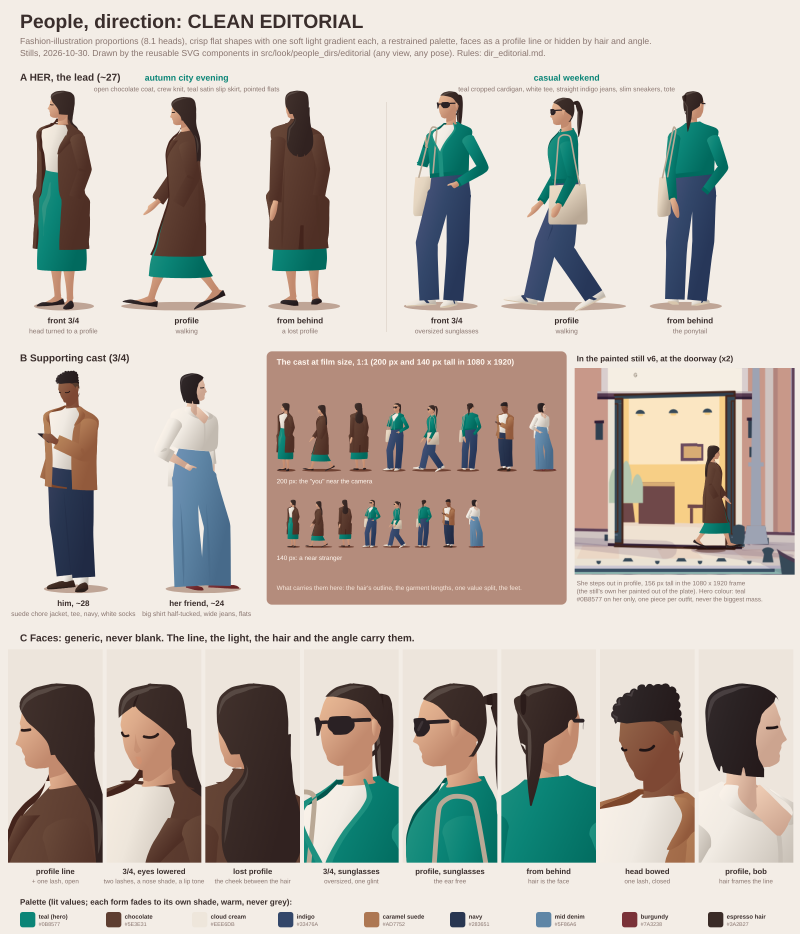
#> input picture video/docs/look/people_design/dir_editorial.png, 2400 x 2800 px, given in place of v1_t1.png, which was not available (shown at 1/3 size); the run also reads 1 picture not shown here
$ python diagnose_sheet.py
#> lines starting #> are read from the running program, lines starting #| are printed output that depends on the picture
#!/usr/bin/env python3
"""Builds diagnose_sheet.png (next to this file): every person we have drawn, cropped and scaled to the same figure
height, side by side, grouped by source and tagged with the causes ranked in diagnose.md.

    python3 docs/look/people_design/diagnose_sheet.py            # from video/; work files in out/people_design/
    python3 docs/look/people_design/diagnose_sheet.py --work DIR --out PATH

Sources (all in the repo): the masters of v1, v2 and v3 and the v3 G5b draft (`deliverables/`; full-res frames are
extracted with ffmpeg into the work dir), the v2r cast sheet (`KitCast`, src/entry-v2r-cast.tsx) and the first v2
kit sheet (`KitSheet2`, src/entry-v2-kit.tsx: the faces), both rendered 1:1 with Remotion into the work dir if
missing, the painted still v6, the people sheet, the archived v2 G4 desk still, and the owner's references
(refs_human_scale/, assets/ref/ = reference 1). Missing work files are made once; the build itself is pure Pillow
and deterministic. Fonts: Inter (/usr/share/fonts/opentype/inter).

The paths below are the sources of their day. Since 2026-10-29 the v1 code (src/scenes/...) is in archive/v1/ and the
first v2 kit (src/entry-v2-kit.tsx, src/v2/film/kit/) in archive/v2-first/: they no longer build from there, so a
missing kitsheet2.png renders only in a checkout of commit 56f905df (git worktree add <dir> 56f905df).
"""
import argparse
import os
import subprocess
import sys

import numpy as np
from PIL import Image, ImageDraw, ImageFont

HERE = os.path.dirname(os.path.abspath(__file__))
VIDEO = os.path.abspath(os.path.join(HERE, '..', '..', '..'))  # video/
V6 = f'{VIDEO}/docs/studies/2026-10-28_city_posters/paint_test/paint_still_v6.png'
SHEET = f'{VIDEO}/docs/look/paint_recipes/people_sheet.png'
REFS = f'{VIDEO}/docs/look/refs_human_scale'
REF1 = f'{VIDEO}/assets/ref'
DESK = f'{VIDEO}/docs/v2/archive/restart_2026-10-27/g4/desk_B.png'
MASTERS = {
    'v1': f'{VIDEO}/deliverables/v1/php2shell_final.mp4',
    'v2': f'{VIDEO}/deliverables/v2/v2r_G7_master_v1.mp4',
    'v3': f'{VIDEO}/deliverables/v3/v3_final.mp4',
    'v3g5b': f'{VIDEO}/deliverables/v3/v3_g5b.mp4',
}
FRAMES = {'v1': [1, 18, 21, 23, 36], 'v2': [2, 5.2, 9, 17.5, 36], 'v3': [1, 22], 'v3g5b': [7, 9.5, 19.5, 24]}
RENDERS = {  # file: (entry, composition, frame)
    'kitcast.png': ('src/entry-v2r-cast.tsx', 'KitCast', 0),
    'kitsheet2.png': ('src/entry-v2-kit.tsx', 'KitSheet2', 90),
}

FIG_H = 300   # every full figure is scaled to this height (head top to feet)
CAP_H = 112   # the caption block under each cell
GAP = 18
SHEET_W = 3560
MARGIN = 40

FONT_DIR = '/usr/share/fonts/opentype/inter/'


def font(name, size):
    return ImageFont.truetype(FONT_DIR + name, size)


INK = (43, 30, 34)
MUTED = (110, 96, 100)
RED = (196, 40, 52)
BG = (246, 241, 236)
CELLBG = (255, 255, 255)

# The causes, ranked in diagnose.md (the number IS the rank).
CAUSES = {1: 'BODY', 2: 'CLOTHES', 3: 'HAIR', 4: 'COLOUR', 5: 'POSE', 6: 'RENDER', 7: 'FACE', 8: 'DETAIL', 9: 'TELLS'}
TAGC = {1: (196, 40, 52), 2: (200, 96, 28), 3: (150, 92, 20), 4: (40, 120, 110), 5: (60, 110, 40), 6: (70, 70, 150),
        7: (160, 50, 120), 8: (110, 80, 60), 9: (90, 90, 90)}
LEGEND = [
    (1, "BODY: a toddler's or a toy's body under adult clothes: 3.7-4.9 heads (refs 6.7-7.4; 4-5 heads is a 1-3-year-old's ratio), a compass-circle head 0.8x the shoulders' width (refs ~0.4x) with ears stuck out, no neck, a tombstone torso, 0.2-0.34 H of leg, bar limbs, puck feet, mittens."),
    (2, 'CLOTHES: no fashion: one generic sack coat + two leg tubes on everyone, no fabric, drape or fit; the garments that do read are 2010s or older (trench + back bow, belted A-line coat + tights + ankle boots, apron, lanyard, panama, pom-pom, earmuffs, cable knit).'),
    (3, 'HAIR: balls and helmets in one flat colour (a comb-line bowl cut, a bun as a 2nd ball, a bumpy curls circle, a straight curtain, a carrot ponytail); silver, balding and granny-bun heads; teal hair; no current cut. From behind, the hair is the main cue.'),
    (4, "COLOUR: dressed in the set's paint (all of v1's coats and its skin = wall tokens; 8 of v2r's 11 coats and all 5 skins = facade, paving, leaf, window and caption tokens): dusty mid-tones, skin like plaster or brick (hue 40-43), no black / white / denim / grey base; a patchwork, never one value shape."),
    (5, 'POSE: stiff tokens: upright, symmetric, feet together, arms hidden inside the coat (v2r backs) or one straight tube; clones in lockstep; no weight shift, no attitude (a pocket, a strap, a phone, a coffee).'),
    (6, 'RENDER: a clip-art finish: thick uniform dark outlines (~1.5-3 % of the height: v1, v2 first pass, v3), pure-white rim strips, ruled quilting; v2r flat and lightless; the refined her a crisp vector sticker inside a painted world.'),
    (7, 'FACE: when shown, dot eyes + a C-nose + one mouth line (the 2018-21 corporate flat / emoji face) on a circle; a profile = a skin crescent cut out of the hair ball (a mask).'),
    (8, 'DETAIL: spent on icons (badges, backpack rectangles, bows, a plant, a clipboard, headphone discs, a pencil in a bun) instead of the hair shape, the garment silhouette, trouser width + shoe, one bag shape.'),
    (9, 'TELLS: cheap artifacts: the headless walker under the arch (v6), split stick legs, 9 identical ghosts in lockstep, a third of the frame filled with balloon heads (v1).'),
]


def frame_name(film, t):
    return f'{film}_t{t:g}.png'


def prepare(work):
    """Extracts the master frames and renders the two kit sheets into `work` (only what is missing)."""
#> called with work = 'video/out/people_design'
    os.makedirs(work, exist_ok=True)
    for film, times in FRAMES.items():
        for t in times:
            out = os.path.join(work, frame_name(film, t))
            if not os.path.exists(out):
                subprocess.run(['nice', '-n', '10', 'ffmpeg', '-v', 'error', '-threads', '1', '-ss', f'{t:g}', '-i',
                                MASTERS[film], '-frames:v', '1', out], check=True)
#> (the call stopped at in prepare, `subprocess.run(['nice', '-n', '10', 'ffmpeg', '-v', 'error', '-threads..`: subprocess is not available in this run)
    for name, (entry, comp, frame) in RENDERS.items():
        out = os.path.join(work, name)
        if not os.path.exists(out):
            subprocess.run(['nice', '-n', '10', 'npx', 'remotion', 'still', entry, comp, out, f'--frame={frame}',
                            '--scale=1', '--gl=angle', '--concurrency=1'], check=True, cwd=VIDEO)


def items(work):
    """The sections and their crops. Each item: id, src, box (x0, y0, x1, y1) in src px, mode, caption lines, causes,
    heads = (head top, head bottom, feet) in src px (draws the red lines and the heads count) and sil (fill black).
    mode: ('fig', h) scales a figure h px tall to FIG_H; ('cut',) scales the box height to FIG_H (figures cut by the
    frame, waist-up, hands); ('fit', h) scales the box height to h; ('scale', k) scales by k (the native-size row)."""
    fr = lambda film, t: os.path.join(work, frame_name(film, t))
    kc = os.path.join(work, 'kitcast.png')
    ks2 = os.path.join(work, 'kitsheet2.png')
    S, SECTIONS = [], []

    def section(title, note):
        SECTIONS.append(dict(title=title, note=note, start=len(S)))

    def item(i, src, box, mode, cap, causes, heads=None, sil=False):
        S.append(dict(id=i, src=src, box=box, mode=mode, cap=cap, causes=sorted(causes), heads=heads, sil=sil))

    section('A. v1 "PHP2Shell" (posted 25 Oct): the kit Person',
            'src/lib/kit/Person.tsx via src/scenes/shared/props/Figures.tsx (v3 People3.tsx reuses it). Final master, 1080 x 1920.')
    item('A1', fr('v1', 1), (254, 1440, 350, 1614), ('fig', 150), ['v1 1.0 s | 150 px', 'bun + backpack icon', 'legs 0.31 H, torso 0.45 H'], [1, 2, 4, 6, 8], (1458, 1492, 1608))
    item('A2', fr('v1', 1), (664, 1448, 758, 1606), ('fig', 150), ['v1 1.0 s | 150 px', 'cream bell coat + strap,', 'curly ball head, teal shoes'], [1, 2, 5, 6])
    item('A3', fr('v1', 18), (30, 1372, 148, 1566), ('fig', 168), ['v1 18.0 s | 168 px', 'lanyard badge, clipboard', 'mitten hand'], [1, 2, 6, 8], (1394, 1430, 1562))
    item('A4', fr('v1', 18), (190, 1290, 362, 1566), ('fig', 175), ['v1 18.0 s', 'backpack, raised tube arm', 'sparkle tablet'], [1, 5, 6, 8])
    item('A5', fr('v1', 18), (446, 1296, 586, 1566), ('fig', 174), ['v1 18.0 s', 'carrot ponytail', 'raised tube arm'], [1, 3, 5, 6])
    item('A6', fr('v1', 18), (636, 1374, 784, 1566), ('fig', 176), ['v1 18.0 s', 'hands on hips, strap', 'lanyard badge'], [1, 2, 6, 8])
    item('A7', fr('v1', 21), (384, 1134, 474, 1276), ('fig', 130), ['v1 21.0 s | 130 px', 'pom-pom beanie walker', 'legs 0.20 H'], [1, 2, 3, 5], (1146, 1190, 1270))
    item('A8', fr('v1', 21), (470, 1232, 722, 1542), ('fig', 295), ['v1 21.0 s | 295 px', 'messenger bag on a strap', 'arm = one tube'], [1, 2, 6])
    item('A9', fr('v1', 36), (558, 1106, 660, 1302), ('fig', 180), ['v1 36.0 s | 174 px', 'apron + bow, top bun', 'two leg bars'], [1, 2, 3, 5], (1122, 1165, 1296))
    item('A10', fr('v1', 1), (408, 1606, 678, 1920), ('cut',), ['v1 1.0 s | near back (cut)', 'comb-line bowl cut', 'ears stuck out, hood'], [1, 3, 6])
    item('A11', fr('v1', 18), (250, 1336, 1080, 1920), ('cut',), ['v1 18.0 s | near crowd (cut)', 'panama hat, pom-pom,', 'curly ball: balloon heads'], [2, 3, 9])
    item('A12', fr('v1', 23), (60, 1250, 262, 1920), ('cut',), ['v1 23.0 s | near back (cut)', 'top knot + long coat', '+ strap'], [2, 3])

    section('B. v2 "One Small Window" (G7 master, 28 Oct): the v2r cast',
            'src/v2r/kit/cast (People.tsx, parts.tsx, body.ts, traits.ts). Film frames + the KitCast sheet rendered 1:1.')
    item('B1', fr('v2', 2), (596, 912, 684, 1098), ('fig', 172), ['v2 2.0 s | 172 px', 'her: ball head + bun,', 'box coat, tote, plant'], [1, 3, 5, 8], (920, 958, 1092))
    item('B2', fr('v2', 17.5), (688, 886, 760, 1072), ('fig', 175), ['v2 17.5 s | 175 px', 'profile = skin crescent', 'cut out of a ball'], [1, 3, 7], (893, 936, 1068))
    item('B3', fr('v2', 9), (86, 1030, 170, 1300), ('fig', 258), ['v2 9.0 s | 258 px', 'capsule coat, inner pill', 'arm, dot hand'], [1, 5], (1037, 1098, 1295))
    item('B4', fr('v2', 36), (6, 1024, 168, 1270), ('fig', 235), ['v2 36.0 s | 235 px', 'blonde top bun,', 'arm = straight tube'], [1, 3, 5])
    item('B5', fr('v2', 9), (586, 1104, 824, 1252), ('cut',), ['v2 9.0 s | bench pair', 'circle heads, ears out,', 'hoodie cord = mustard arc'], [1, 3])
    item('B6', fr('v2', 5.2), (34, 918, 546, 1082), ('fig', 152), ['v2 5.2 s | ghost row, 9 clones', 'trench + back bow x 9,', 'one stance in lockstep'], [2, 5, 9])
    item('B7', kc, (66, 2648, 198, 2962), ('fig', 300), ['KitCast | LOD 300 px', 'silver ball + ears,', 'armless sack coat'], [1, 3], (2658, 2725, 2958))
    item('B8', kc, (1100, 3012, 1300, 3222), ('cut',), ['KitCast | bench, 190 px', 'reporter + staffer:', 'two balls on two sacks'], [1, 3])
    item('B9', kc, (4, 2090, 646, 2258), ('fig', 150), ['KitCast | the public, 150 px (7 of 12)', 'tombstone coats, no arms,', 'two bars + pucks'], [1, 2, 3, 4, 5])
    item('B10', kc, (1100, 2236, 2152, 2562), ('cut',), ['KitCast | near row (cut)', 'hood, pom beanie, silver,', 'curls ball, balding crown'], [1, 2, 3])
    item('B11', kc, (1858, 3608, 2022, 3804), ('fig', 170), ['KitCast | cafe owner 170', 'apron + bow, top bun,', 'arm = tube + puck'], [2, 3, 5])

    section('C. Faces and hands we drew: v2 first pass, v3 G5b draft, v3 final',
            'src/v2/film/kit/Her.tsx (KitSheet2 rendered 1:1; archived G4 desk_B), src/v3/film/kit/You.tsx + People3.tsx (v3_g5b.mp4; its timecode is the draft burn-in), v3_final.mp4.')
    item('C1', ks2, (212, 470, 314, 808), ('fig', 322), ['v2 first | her, P2', 'dot eyes, brow dashes,', 'mouth line; mitten hands'], [1, 6, 7], (478, 548, 800))
    item('C2', ks2, (746, 470, 1076, 748), ('cut',), ['v2 first | staffers, P3', 'shocked face + lanyard;', 'bald, glasses, moustache'], [2, 3, 7])
    item('C3', ks2, (732, 2384, 968, 2702), ('cut',), ['v2 first | her, P6', 'the worried face', '(2018-21 corporate flat)'], [6, 7])
    item('C4', DESK, (0, 1010, 600, 1920), ('cut',), ['v2 G4 desk_B (archived)', 'noodle arm, fist of', 'sausage fingers'], [1, 6])
    item('C5', fr('v3', 1), (170, 1290, 900, 1920), ('cut',), ['v3 final 1.0 s | POV hands', 'giant finger + oval nail,', 'stacked sausage fingers'], [1, 4, 6])
    item('C6', fr('v3g5b', 9.5), (40, 700, 720, 1400), ('cut',), ['v3 G5b 9.5 s | "you"', 'dot eyes, C-nose, smile,', 'ears, mitten hands'], [1, 6, 7])
    item('C7', fr('v3g5b', 9.5), (0, 1200, 300, 1920), ('cut',), ['v3 G5b 9.5 s | near back', 'pencil through a bun,', 'puffer + lanyard'], [2, 3, 8])
    item('C8', fr('v3g5b', 7), (0, 1440, 860, 1920), ('cut',), ['v3 G5b 7.0 s | back row', 'ruled puffers, earmuffs,', 'pom-poms, white rim strips'], [2, 6, 8])
    item('C9', fr('v3g5b', 24), (440, 1440, 1060, 1920), ('cut',), ['v3 G5b 24.0 s | crowd', 'a raised arm as one', 'straight tube'], [5, 6])
    item('C10', fr('v3g5b', 19.5), (200, 1040, 820, 1920), ('cut',), ['v3 G5b 19.5 s | "you" back', 'cable knit, thick outline'], [1, 6])
    item('C11', fr('v3', 22), (515, 1062, 600, 1116), ('fit', 180), ['v3 final 22.0 s | ~50 px', 'hi-vis workers (x6)'], [8])

    section('D. The latest: the refined her (src/lib/figure) in the painted still v6 and on the people sheet',
            'paint_test/paint_still_v6.png (1080 x 1920) and paint_recipes/people_sheet.png (her at 640 px).')
    item('D1', V6, (648, 920, 714, 1086), ('fig', 155), ['v6 | 155 px', 'refined her: belted A-line', 'coat, tights, low bun'], [2, 3, 4, 5, 6], (925, 950, 1080))
    item('D2', V6, (916, 934, 1012, 1036), ('fit', 200), ['v6 | man on the boat', 'ball head + beanie band,', 'sweater = one blob'], [1, 3])
    item('D3', V6, (184, 994, 242, 1048), ('fit', 200), ['v6 | walker under the arch', 'head hidden by the arch,', 'legs split ~70 deg, no knees'], [5, 9])
    item('D4', V6, (24, 902, 74, 966), ('fit', 200), ['v6 | bridge walker 48 px', 'grey ball head,', 'two sticks'], [1, 3])
    item('D5', V6, (212, 902, 262, 966), ('fit', 200), ['v6 | bridge walker 46 px', 'cap + cream top', '(the old kit look)'], [2, 4])
    item('D6', SHEET, (1010, 204, 1244, 862), ('fig', 632), ['sheet | current her 640', '4.8 heads, box coat,', 'straight seam split'], [1, 3, 6, 8], (208, 340, 840))
    item('D7', SHEET, (1268, 200, 1562, 862), ('fig', 630), ['sheet | refined her 640', '6.6 heads: neat, but a', '2014 lookbook coat'], [2, 3, 4, 5], (205, 300, 835))
    item('D8', SHEET, (438, 1210, 762, 1884), ('fig', 640), ['sheet | rear 3/4', 'arms hang straight,', 'no weight shift'], [2, 5])
    item('D9', SHEET, (756, 1224, 1180, 1884), ('fig', 640), ['sheet | walking profile', 'the best view: gait,', 'neck, small head'], [2])
    item('D10', SHEET, (1216, 1210, 1462, 1884), ('fig', 640), ['sheet | walking away', 'a teal column'], [2, 5])
    item('D11', SHEET, (1972, 1214, 2306, 1884), ('fig', 640), ['sheet | phone light', 'helmet hair + bun,', 'stiff scarf tube'], [2, 3])

    section("E. The owner's references at the same height (comparison only; never traced)",
            'refs_human_scale/04 (girl strip, frame 1), 03 (couple zoom), 01 (man on the hill); assets/ref = reference 1 (the France reel, the first style reference): the crowd grammar our cast was built from.')
    item('E1', f'{REFS}/04_cloud_beast_girl_strip.jpg', (186, 200, 446, 676), ('fig', 467), ['ref 04 | the girl', '~7 heads (wrap incl.),', 'neck, 3 masses, soft light'], [], (205, 275, 672))
    item('E2', f'{REFS}/03_beach_dusk_couple_zoom.jpg', (104, 40, 362, 530), ('fig', 470), ['ref 03 | the couple', '~7.3 heads: tee, shorts,', 'sneakers; phone light'], [], (48, 112, 517))
    item('E3', f'{REFS}/01_city_hill_sunset.jpg', (440, 326, 596, 548), ('fig', 200), ['ref 01 | man from behind', '~7.4 heads: hoodie,', 'jeans, sneakers'], [], (330, 357, 530))
    item('E4', f'{REF1}/frame_0060.jpg', (175, 742, 570, 945), ('fig', 168), ['reference 1 | the crowd', 'pegs as TEXTURE: dozens,', 'overlapping, never a character'], [], (775, 810, 940))
    item('E5', f'{REF1}/frame_0285.jpg', (200, 760, 900, 940), ('cut',), ['reference 1 | near backs', 'the round-head grammar', 'we scaled up to characters'], [])

    section('F. At the size the phone shows them (1:1 in a 1080-wide frame; the refs as the owner sees them, full width)',
            'This is the level of detail that matters: at 130-220 px only the silhouette, the head size, the hair shape, the value pattern and one accessory survive.')
    landscape = 1080 / 1206  # the owner's landscape refs fill the phone's width
    item('F1', fr('v1', 1), (254, 1440, 350, 1614), ('scale', 1.0), ['v1 bun + backpack', '150 px'], [1, 8])
    item('F2', fr('v1', 21), (384, 1134, 474, 1276), ('scale', 1.0), ['v1 beanie walker', '130 px'], [1, 3])
    item('F3', fr('v2', 2), (596, 912, 684, 1098), ('scale', 1.0), ['v2 her rear 3/4', '172 px'], [1, 3])
    item('F4', fr('v2', 17.5), (688, 886, 760, 1072), ('scale', 1.0), ['v2 her profile', '175 px'], [1, 3])
    item('F5', kc, (4, 2090, 290, 2258), ('scale', 1.0), ['v2 the public', '150 px'], [1, 2, 4])
    item('F6', V6, (648, 920, 714, 1086), ('scale', 1.0), ['v6 refined her', '155 px'], [2, 3])
    item('F7', SHEET, (756, 1224, 1180, 1884), ('scale', 155 / 640), ['refined her walking', 'at 155 px'], [2])
    item('F8', f'{REFS}/04_cloud_beast_frame.jpg', (440, 1088, 545, 1206), ('scale', 1.5), ['ref 04 girl', '~145 px'], [])
    item('F9', f'{REFS}/03_beach_dusk.jpg', (828, 355, 912, 532), ('scale', landscape), ['ref 03 couple', '~150 px'], [])
    item('F10', f'{REFS}/01_city_hill_sunset.jpg', (440, 326, 596, 548), ('scale', landscape), ['ref 01 man + friend', '~180 px'], [])
    item('F11', f'{REFS}/02_bus_stop_night.jpg', (600, 410, 710, 522), ('scale', landscape), ['ref 02 bus stop', '~95 px seated'], [])

    section('G. Filled black: the silhouette test (flat-background renders only)',
            'The v2r cast is one peg shape (a ball with ear bumps on a rounded box on two bars) whatever the hair or coat; the refined her reads as a person.')
    item('G1', kc, (4, 2090, 646, 2246), ('fig', 150), ['v2r the public, 150 px', 'seven people, one shape'], [1, 3], sil=True)
    item('G2', kc, (66, 2648, 198, 2956), ('fig', 300), ['v2r LOD 300 px', 'a restroom-sign pictogram'], [1], sil=True)
    item('G3', SHEET, (1010, 204, 1244, 846), ('fig', 632), ['current her 640', 'ball + box + two legs'], [1], sil=True)
    item('G4', SHEET, (1268, 200, 1562, 846), ('fig', 630), ['refined her 640', 'neck, slope, waist, hem'], [], sil=True)
    item('G5', SHEET, (756, 1224, 1180, 1868), ('fig', 640), ['refined her walking', 'a person, a gait'], [], sil=True)
    return S, SECTIONS


def scale_for(it):
    x0, y0, x1, y1 = it['box']
    m = it['mode']
    if m[0] == 'fig':
        return FIG_H / m[1]
    if m[0] == 'cut':
        return FIG_H / (y1 - y0)
    if m[0] == 'fit':
        return m[1] / (y1 - y0)
    return m[1]


def render_cell(it, f):
    im = Image.open(it['src']).convert('RGB')
#> im is the input picture: PIL image 2400x2800 RGB; mean R, G, B 194, 186.7, 178.7
    x0, y0, x1, y1 = it['box']
    crop = im.crop((x0, y0, x1, y1))
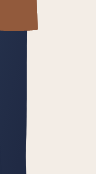
#> crop: PIL image 96x174 RGB; mean R, G, B 188.6, 183, 181.9
    if it['sil']:  # filled black: everything that differs from the corner's background colour
        a = np.asarray(crop).astype(int)
        m = np.abs(a - a[1, 1]).sum(axis=2) > 26
        crop = Image.fromarray(np.where(m[..., None], np.array([30, 24, 28]), np.array([255, 255, 255])).astype('uint8'))
    s = scale_for(it)
    w, h = max(1, round(crop.width * s)), max(1, round(crop.height * s))
    crop = crop.resize((w, h), Image.LANCZOS)
#> crop: PIL image 192x348 RGB
    native = it['mode'][0] == 'scale'
    cw = max(w, 150 if native else 190)
    ch = max(h, 200 if native else FIG_H)
    cell = Image.new('RGB', (cw, ch + CAP_H), CELLBG)
#> cell: PIL image 192x460 RGB; every value is 255
    ox, oy = (cw - w) // 2, ch - h  # bottom-aligned: the feet on one line
    cell.paste(crop, (ox, oy))
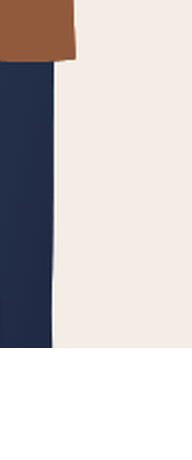
#> cell: PIL image 192x460 RGB; mean R, G, B 204.7, 200.5, 199.7
    d = ImageDraw.Draw(cell)
    if it['heads']:
        for yy in it['heads']:
            d.line([(ox, oy + (yy - y0) * s), (ox + w, oy + (yy - y0) * s)], fill=RED, width=2)
    d.rectangle([0, 0, cw - 1, ch - 1], outline=(214, 204, 198), width=1)
    cy = ch + 6
    d.text((4, cy), it['id'], font=f['id'], fill=INK)
    tx = 4 + d.textlength(it['id'], font=f['id']) + 8
#> tx = 31.17
    for c in it['causes']:
        tw = d.textlength(str(c), font=f['tag'])
        d.rounded_rectangle([tx, cy + 1, tx + tw + 10, cy + 20], radius=4, fill=TAGC[c])
        d.text((tx + 5, cy + 2), str(c), font=f['tag'], fill=(255, 255, 255))
        tx += tw + 14
#> this loop made 5 passes
#> (tw, tx) on passes 1 to 5: (6.47, 51.64), (9.45, 75.09), (10.14, 99.23), (9.73, 123), (9.77, 146.7)
#> after the loop, tx = 146.7
    ly = cy + 24
    if it['heads']:
        top, hb, feet = it['heads']
        d.text((4, ly - 1), f'{(feet - top) / max(1, hb - top):.1f} heads tall', font=f['heads'], fill=RED)
        ly += 20
    for k, line in enumerate(it['cap']):
        d.text((4, ly + k * 19), line, font=f['cap'], fill=INK if k else MUTED)
    return cell


def build(work, out_path):
    f = dict(title=font('Inter-Bold.otf', 44), sub=font('Inter-Medium.otf', 22), sec=font('Inter-Bold.otf', 28),
             secnote=font('Inter-Medium.otf', 19), id=font('Inter-Bold.otf', 17), cap=font('Inter-Medium.otf', 15),
             tag=font('Inter-Bold.otf', 15), heads=font('Inter-Bold.otf', 17), legend=font('Inter-Medium.otf', 18))
    S, SECTIONS = items(work)
    cells = [render_cell(it, f) for it in S]
#> in render_cell (call 2), `crop = im.crop((x0, y0, x1, y1))`:
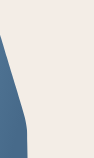
#> crop: PIL image 94x158 RGB; mean R, G, B 218.7, 218.6, 217.2
#> (the rest of the program and of its run is left out)
